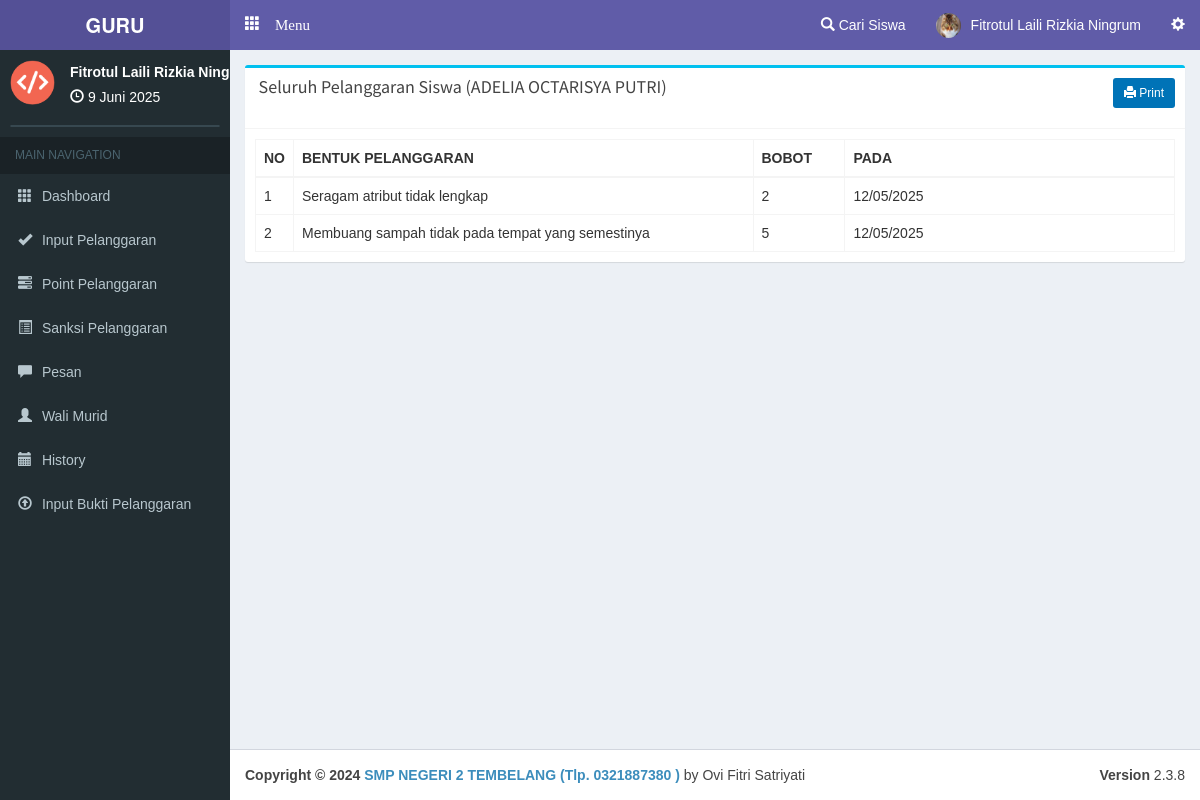
Before: /guru/lihatpelanggaransiswa/yBAj8ZyUw/_ (signed in) with the older database file.
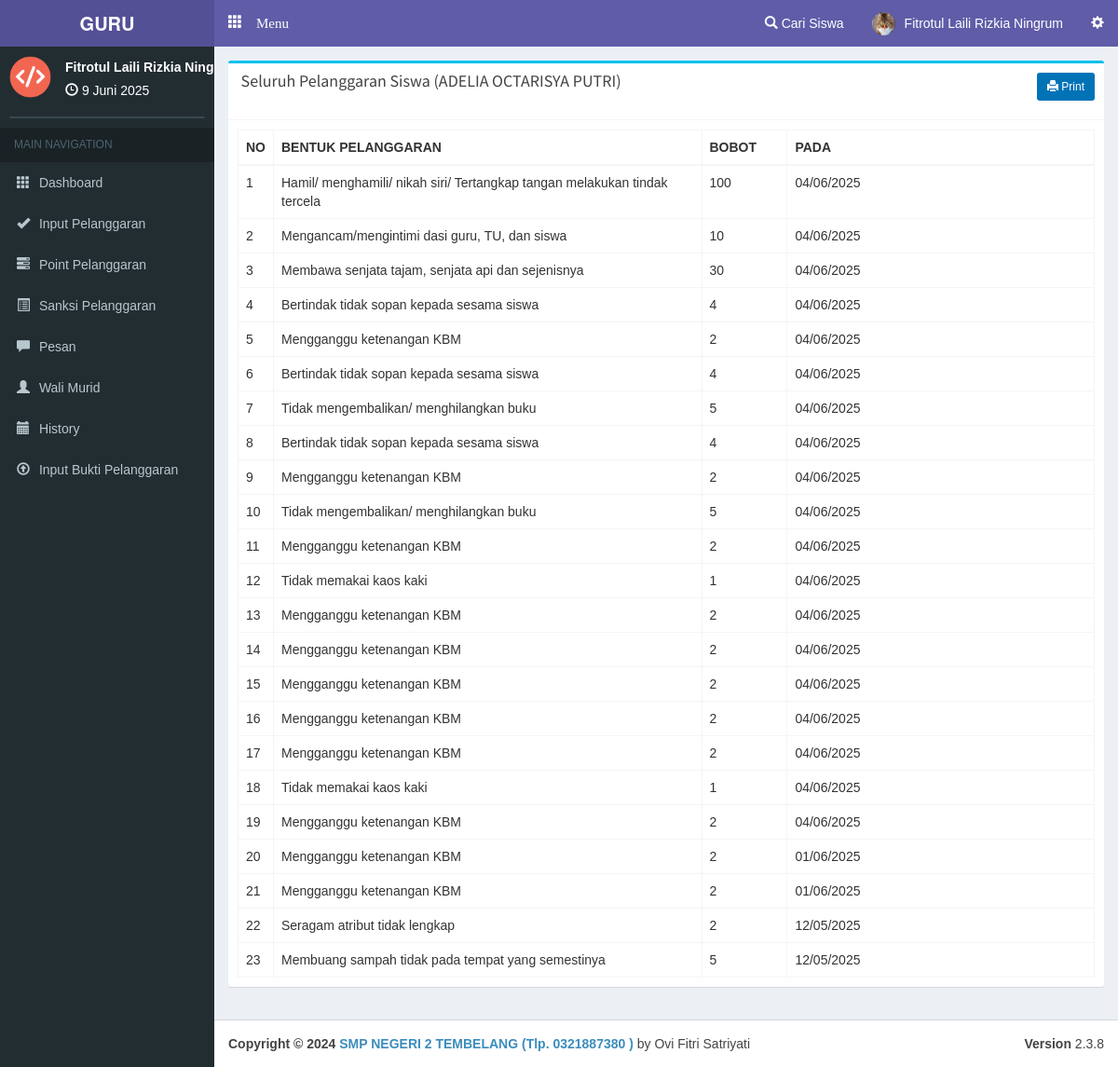
After: the same page with the newer database file.
### tables this page shows
CREATE TABLE `pelanggaran` (
  `c_pelanggaran` varchar(5) NOT NULL,
  `c_siswa` varchar(10) NOT NULL,
  `c_kelas` varchar(10) NOT NULL,
  `c_benpel` varchar(10) NOT NULL,
  `bobot` int(4) NOT NULL,
  `c_guru` varchar(10) NOT NULL,
  `at` datetime NOT NULL
);

CREATE TABLE `benpel` (
  `c_benpel` varchar(10) NOT NULL,
  `c_katbenpel` varchar(10) NOT NULL,
  `benpel` text NOT NULL,
  `bobot` int(11) NOT NULL
);

### php/config.php (called while the page is built, shortened)
<?php
$basegu='http://localhost/pps/guru/';
?>

### guru/view/detpelsiswa.php (the view, shortened to what this page needs)
<?php $sis=mysqli_fetch_array(mysqli_query($con,"SELECT * FROM siswa where c_siswa='$_GET[q]' ")); ?>
      <div class="row">
        <div class="col-xs-12 col-md-12 col-lg-12">
          <div class="box box-info">
            <div class="box-header  with-border">
              <h3 class="box-title">&nbsp;Seluruh Pelanggaran Siswa (<?php echo $sis['nama']; ?>)</h3><p class="pull-right"><a target="_blank" class="btn bg-blue btn-sm" href="<?php echo $basegu.'print/printpelsiswa?siswa='.$_GET['q'].''; ?>"><i class="glyphicon glyphicon-print"></i> Print</a></p>
            </div>
            <div class="box-body table-responsive">
              <table id="example1" class="table table-bordered table-hover">
                <thead>
                <tr>
                  <th width="1%">NO</th>
                  <th width="50%">BENTUK PELANGGARAN</th>
                  <th width="10%">BOBOT</th>
                  <th>PADA</th>
                </tr>
                </thead>
                <tbody>
<?php $smk=mysqli_query($con,"SELECT * FROM pelanggaran where c_siswa='$_GET[q]' order by at desc ");$vr=1;while($akh=mysqli_fetch_array($smk)){
$ben=mysqli_fetch_array(mysqli_query($con,"SELECT * FROM benpel where c_benpel='$akh[c_benpel]' "));
?>
                <tr>
                  <td><?php echo $vr; ?></td>
                  <td><?php echo $ben['benpel']; ?></td>
                  <td><?php echo $akh['bobot']; ?></td>
                  <td><?php echo date("d/m/Y", strtotime($akh['at'])); ?></td>
                </tr>
<?php $vr++; } ?>
                </tbody>
              </table>
            </div>
          </div>
        </div>
      </div>

Changed rows visible on the page:
added pelanggaran: benpel.benpel "Hamil/ menghamili/ nikah siri/ Tertangkap tangan melakukan tindak tercela", bobot "100", at "04/06/2025"
added pelanggaran: benpel.benpel "Mengancam/mengintimi dasi guru, TU, dan siswa", bobot "10", at "04/06/2025"
added pelanggaran: benpel.benpel "Membawa senjata tajam, senjata api dan sejenisnya", bobot "30", at "04/06/2025"
added pelanggaran: benpel.benpel "Bertindak tidak sopan kepada sesama siswa", bobot "4", at "04/06/2025"
added pelanggaran: benpel.benpel "Mengganggu ketenangan KBM", bobot "2", at "04/06/2025"
added pelanggaran: benpel.benpel "Bertindak tidak sopan kepada sesama siswa", bobot "4", at "04/06/2025"
added pelanggaran: benpel.benpel "Tidak mengembalikan/ menghilangkan buku", bobot "5", at "04/06/2025"
added pelanggaran: benpel.benpel "Bertindak tidak sopan kepada sesama siswa", bobot "4", at "04/06/2025"
added pelanggaran: benpel.benpel "Mengganggu ketenangan KBM", bobot "2", at "04/06/2025"
added pelanggaran: benpel.benpel "Tidak mengembalikan/ menghilangkan buku", bobot "5", at "04/06/2025"
added pelanggaran: benpel.benpel "Mengganggu ketenangan KBM", bobot "2", at "04/06/2025"
added pelanggaran: benpel.benpel "Tidak memakai kaos kaki", bobot "1", at "04/06/2025"
added pelanggaran: benpel.benpel "Mengganggu ketenangan KBM", bobot "2", at "04/06/2025"
added pelanggaran: benpel.benpel "Mengganggu ketenangan KBM", bobot "2", at "04/06/2025"
added pelanggaran: benpel.benpel "Mengganggu ketenangan KBM", bobot "2", at "04/06/2025"
added pelanggaran: benpel.benpel "Mengganggu ketenangan KBM", bobot "2", at "04/06/2025"
added pelanggaran: benpel.benpel "Mengganggu ketenangan KBM", bobot "2", at "04/06/2025"
added pelanggaran: benpel.benpel "Tidak memakai kaos kaki", bobot "1", at "04/06/2025"
added pelanggaran: benpel.benpel "Mengganggu ketenangan KBM", bobot "2", at "04/06/2025"
added pelanggaran: benpel.benpel "Mengganggu ketenangan KBM", bobot "2", at "01/06/2025"
added pelanggaran: benpel.benpel "Mengganggu ketenangan KBM", bobot "2", at "01/06/2025"
